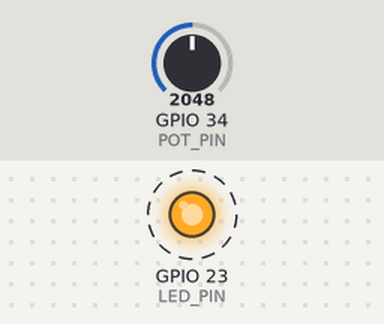
Recording of a sketch running on a simulated ESP32. On the bench: output pins drawn as LEDs (lit = HIGH). Dashed ring = blinking. The test bench sets the inputs (shaded band); at power-on: GPIO 34 (POT_PIN) = 2048.

Above: at 0.6 s.
1.3 s: GPIO 34 (POT_PIN) set to 1421
4.3 s: GPIO 34 (POT_PIN) set to 1314
Timing chart, 0 to 13.3 s (numbered marks = the images above; inputs shaded):
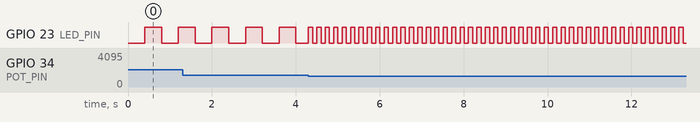

The sketch:

challenge_knob_blink.ino
```cpp
// ESP32 From Zero - Episode 7 challenge (one solution): Knob Blink Speed
// Potentiometer on GPIO 34, red LED on GPIO 23.
// What it does: the red LED blinks all the time, and the knob picks how fast, in three zones:
// left third: every 100 ms (fast), middle third: every 400 ms, right third: every 1000 ms (slow).
// Nothing waits with delay(): the blink uses millis(), so the knob is read all the time.

const int POT_PIN = 34;        // the knob
const int LED_PIN = 23;        // the red LED

unsigned long lastBlink = 0;   // when the LED last changed (ms)
bool ledOn = false;            // is the LED on right now?
int interval = 400;            // how long between changes, picked by the knob

void setup() {
  pinMode(LED_PIN, OUTPUT);
  Serial.begin(115200);
}

void loop() {
  unsigned long now = millis();        // the clock

  // PART 1 - the knob picks the interval
  int value = analogRead(POT_PIN);
  if (value < 1365) {
    interval = 100;
  } else if (value < 2730) {
    interval = 400;
  } else {
    interval = 1000;
  }

  // PART 2 - the blink (same trick as episode 4)
  if (now - lastBlink >= interval) {
    lastBlink = now;
    ledOn = !ledOn;
    digitalWrite(LED_PIN, ledOn ? HIGH : LOW);
  }
}
```

Measured:
- after the input at 4.3 s, GPIO 23 (LED_PIN): alternates HIGH for 0.10 s and LOW for 0.10 s, starting at once
- by itself, GPIO 23 (LED_PIN): alternates HIGH for 0.40 s and LOW for 0.40 s
